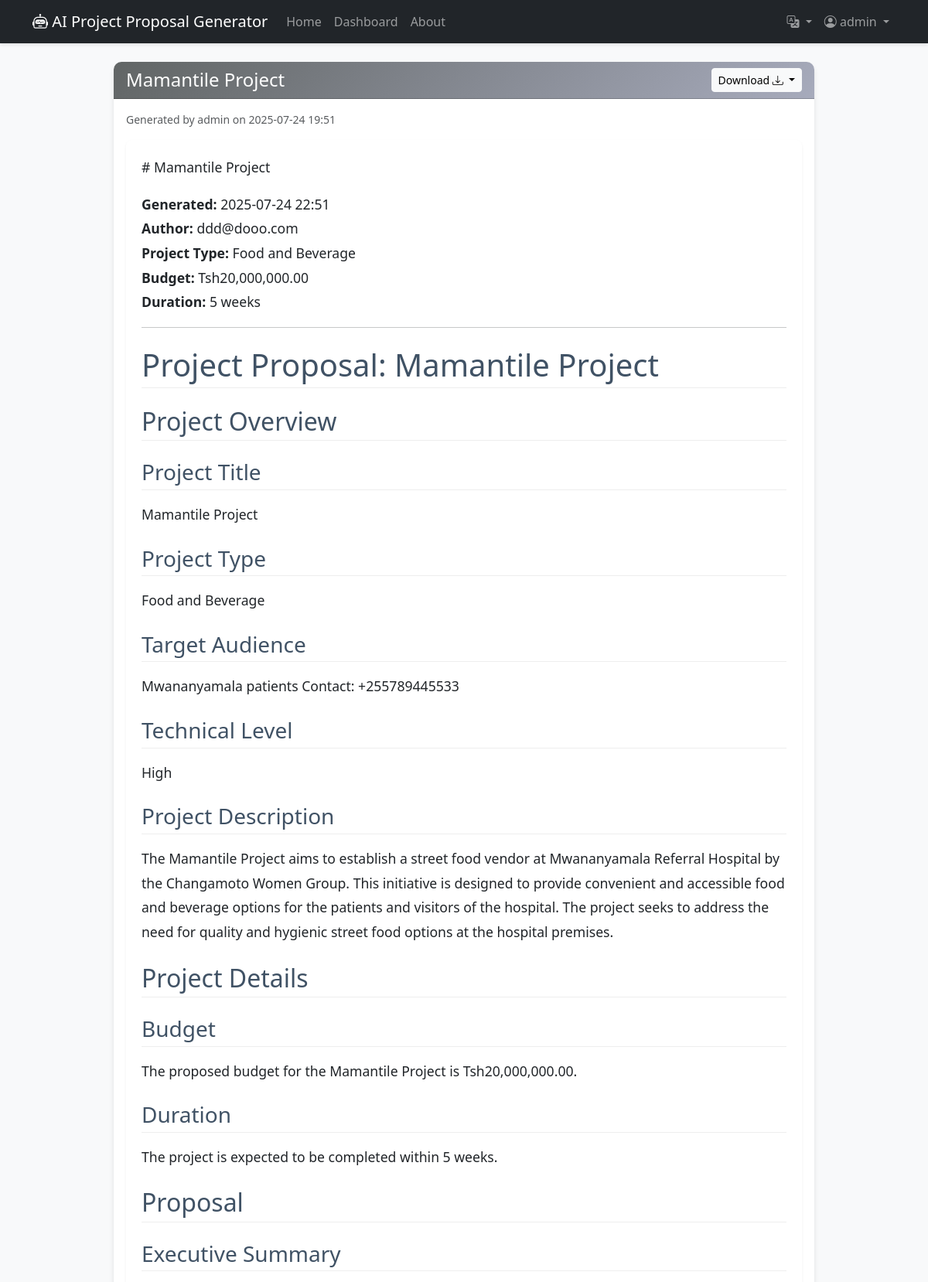
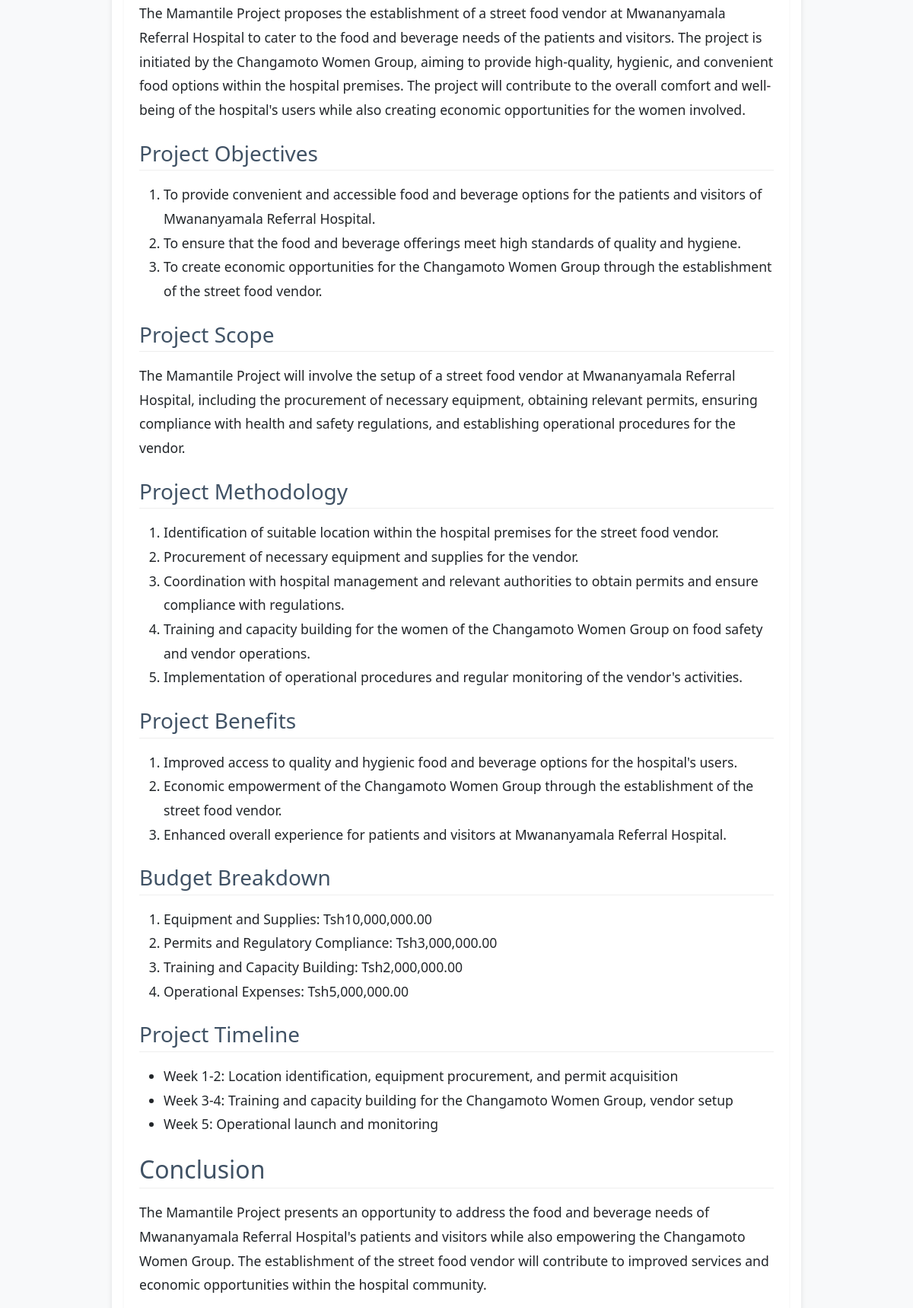
Screenshot of /proposal/27 (signed in, upper part) with the database file from the repository (2 pictures, top to bottom).
### app/models.py (models this page shows, shortened)
class User(db.Model, UserMixin):
    id = db.Column(db.Integer, primary_key=True)
    username = db.Column(db.String(20), unique=True, nullable=False)
    email = db.Column(db.String(120), unique=True, nullable=False)
    password_hash = db.Column(db.String(128))
    proposals = db.relationship('Proposal', backref='author', lazy=True)

class Proposal(db.Model):
    id = db.Column(db.Integer, primary_key=True)
    title = db.Column(db.String(100), nullable=False)
    content = db.Column(db.Text, nullable=False)
    project_type = db.Column(db.String(50))
    generated_at = db.Column(db.DateTime, nullable=False, default=datetime.utcnow)
    user_id = db.Column(db.Integer, db.ForeignKey('user.id'), nullable=False)

### app/main/routes.py (the view)
@main_bp.route('/proposal/<int:proposal_id>')
@login_required
def view_proposal(proposal_id):
    proposal = Proposal.query.get_or_404(proposal_id)
    if proposal.user_id != current_user.id:
        flash('You are not authorized to view this proposal.', 'danger')
        return redirect(url_for('main.dashboard'))
    return render_template('main/proposal.html', proposal=proposal, datetime=datetime)

### app/models.py (called while the page is built)
@login_manager.user_loader
def load_user(user_id):
    return User.query.get(int(user_id))

### app/templates/main/proposal.html (shortened to what this page needs)
{% extends "main/base.html" %}
{% block content %}
<div class="container mt-4">
    <div class="row justify-content-center">
        <div class="col-lg-10">
            <div class="card">
                <div class="card-header d-flex justify-content-between align-items-center">
                    <h4 class="mb-0 text-white">{{ proposal.title }}</h4>
                    <div class="btn-group" role="group" aria-label="Download options">
                        <button type="button" class="btn btn-light btn-sm dropdown-toggle" data-bs-toggle="dropdown" aria-expanded="false">
                            {{_("Download")}} <i class="bi bi-download"></i>
                        </button>
                    </div>
                </div>
                <div class="card-body">
                    <small class="text-muted d-block mb-3">Generated by {{ proposal.author.username }} on {{ moment(proposal.generated_at).format('YYYY-MM-DD HH:mm') }}</small>
                    <div class="proposal-content">
                    </div>
                </div>
            </div>
        </div>
    </div>
</div>
{% endblock %}

### app/templates/main/base.html (shortened to what this page needs)
<!DOCTYPE html>
<html lang="en">
<head>
    <link href="https://cdn.jsdelivr.net/npm/bootstrap@5.3.0/dist/css/bootstrap.min.css" rel="stylesheet">
    <link rel="stylesheet" href="https://cdn.jsdelivr.net/npm/bootstrap-icons@1.10.0/font/bootstrap-icons.css">
    <link rel="stylesheet" href="{{ url_for('static', filename='css/style.css') }}">
</head>
<body>
    <nav class="navbar navbar-expand-lg navbar-dark bg-dark mb-4">
        <div class="container">
            <a class="navbar-brand" href="{{ url_for('main.index') }}">
                <i class="bi bi-robot"></i> AI Project Proposal Generator
            </a>
            <div class="collapse navbar-collapse" id="navbarNav">
                <ul class="navbar-nav me-auto">
                    <li class="nav-item">
                        <a class="nav-link" href="{{ url_for('main.index') }}">{{_("Home")}}</a>
                    </li>
                    <li class="nav-item">
                        <a class="nav-link" href="{{ url_for('main.dashboard') }}">{{_("Dashboard")}}</a>
                    </li>
                    <li class="nav-item">
                        <a class="nav-link" href="{{ url_for('main.about') }}">{{_("About")}}</a>
                    </li>
                </ul>
                <ul class="navbar-nav">
                    <li class="nav-item dropdown">
                        <a class="nav-link dropdown-toggle" href="#" data-bs-toggle="dropdown">
                            <i class="bi bi-translate"></i>
                        </a>
                    </li>
                    {% if current_user.is_authenticated %}
                    <li class="nav-item dropdown">
                        <a class="nav-link dropdown-toggle" href="#" id="navbarDropdown" role="button" data-bs-toggle="dropdown" aria-expanded="false">
                            <i class="bi bi-person-circle"></i> {{ current_user.username }}
                        </a>
                    </li>
                    {% endif %}
                </ul>
            </div>
        </div>
    </nav>
    <main class="container mb-5">
        {% block content %}{% endblock %}
    </main>
</body>
</html>

### app/static/CSS/style.css (style rules this page uses)
body { font-family: 'Segoe UI', Tahoma, Geneva, Verdana, sans-serif; background-color: #f8f9fa; color: #212529; }
.navbar { box-shadow: 0 2px 4px rgba(0,0,0,.1); }
.card { border: none; border-radius: 10px; box-shadow: 0 4px 6px rgba(0,0,0,.1); transition: transform 0.3s ease; }
.card-header { border-radius: 10px 10px 0 0 !important; background: linear-gradient(135deg, #616565 0%, #a7abbc 100%); //background: linear-gradient(135deg, #667eea 0%, #764ba2 100%); color: white; }
.proposal-content { line-height: 1.8; font-size: 1.1rem; padding: 20px; background-color: #ffffff; border-radius: 8px; box-shadow: 0 2px 4px rgba(0,0,0,.05); }
.proposal-content h1, .proposal-content h2, .proposal-content h3 { margin-top: 1.5rem; margin-bottom: 1rem; color: #405265; border-bottom: 1px solid #eee; padding-bottom: 5px; }

### rows the page displays
User: username "admin", author.username "admin"
Proposal: title "Mamantile Project", generated_at "2025-07-24 19:51", content "# Mamantile Project Generated: 2025-07-24 22:51 Author: ddd@dooo.com Project Type: Food and Beverage Budget: Tsh20,000,000.00 Duration: 5 weeks Project Proposal: Mamantile Project Project Overview Project Title Mamantile Project Project Type Food and Beverage Target Audience Mwananyamala patients Contact: +255789445533 Technical Level High Project Description The Mamantile Project aims to establish a street food vendor at Mwananyamala Referral Hospital by the Changamoto Women Group. This initiative is designed to provide convenient and accessible food and beverage options for the patients and visitors of the hospital. The project seeks to address the need for quality and hygienic street…"
